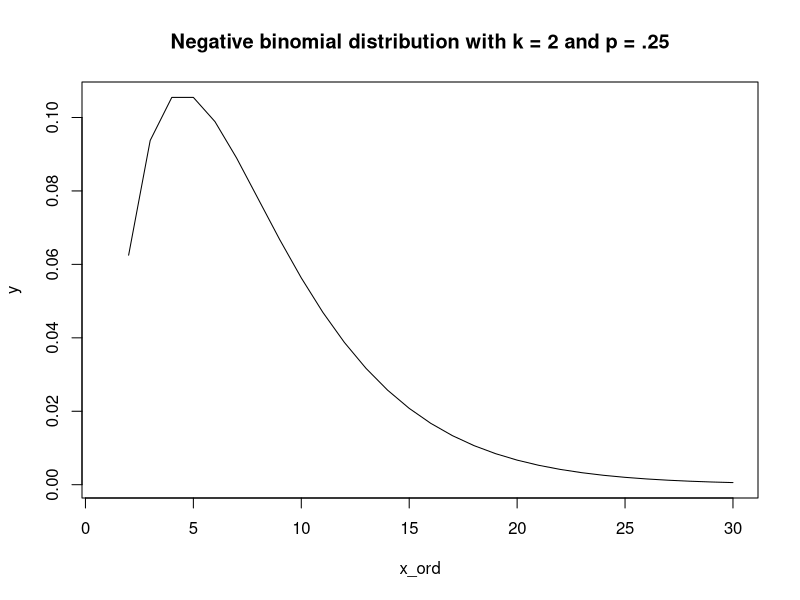

Reproduce this figure in R.
# page number: 187

suppressWarnings({ 
  C<-function(x,k){
    return(factorial(x)/(factorial(x-k)*factorial(k)))
  }
  
  u<-function(x,k,p){
    q<-(1-p)
    return(C(x-1,k-1)*(p^k)*q^(x-k))
  }
  
  y<-list()
  for(i in seq(30)){
    y<-c(y,u(i,2,0.25))
  }
  options(warn=-1)
  x_ord <- seq(30)
  plot(x_ord,y,type='l',main = "Negative binomial distribution with k = 2 and p = .25") 
  cat("Observe the plot which is Negative binomial distribution with k = 2 and p = .25")
})